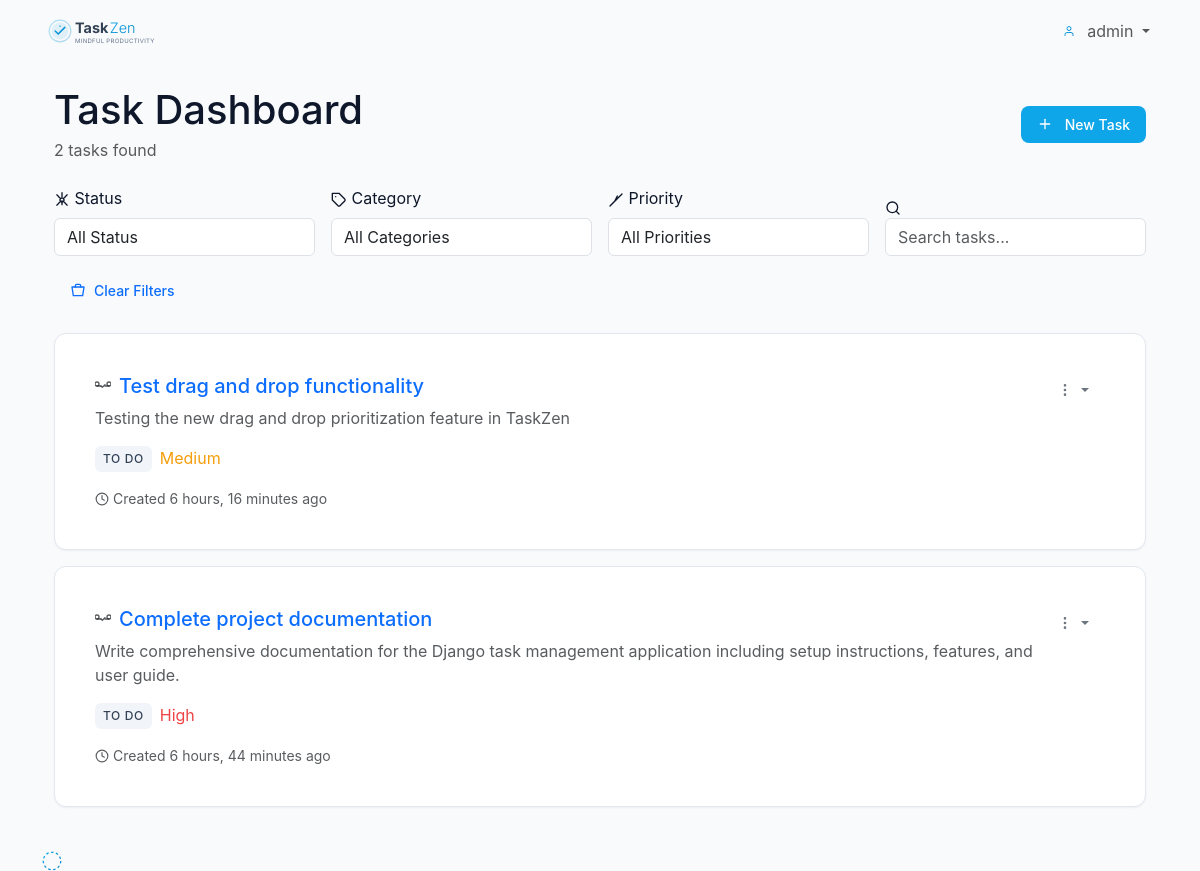
Page /tasks/ (signed in) on the committed database.
### tasks/models.py (models this page shows, shortened)
class Task(models.Model):
    PRIORITY_CHOICES = [
        ('low', 'Low'),
        ('medium', 'Medium'),
        ('high', 'High'),
        ('urgent', 'Urgent'),
    ]
    STATUS_CHOICES = [
        ('todo', 'To Do'),
        ('in_progress', 'In Progress'),
        ('completed', 'Completed'),
        ('cancelled', 'Cancelled'),
    ]
    title = models.CharField(max_length=200)
    description = models.TextField(blank=True)
    user = models.ForeignKey(User, on_delete=models.CASCADE, related_name='tasks')
    assigned_to = models.ForeignKey(User, on_delete=models.SET_NULL, null=True, blank=True, related_name='assigned_tasks')
    category = models.ForeignKey(Category, on_delete=models.SET_NULL, null=True, blank=True, related_name='tasks')
    priority = models.CharField(max_length=10, choices=PRIORITY_CHOICES, default='medium')
    status = models.CharField(max_length=15, choices=STATUS_CHOICES, default='todo')
    due_date = models.DateTimeField(null=True, blank=True)
    order = models.PositiveIntegerField(default=0)  # For drag-and-drop ordering
    created_at = models.DateTimeField(auto_now_add=True)
    updated_at = models.DateTimeField(auto_now=True)
    completed_at = models.DateTimeField(null=True, blank=True)
    class Meta:
        ordering = ['order', '-created_at']

### tasks/views.py (the view)
# urls.py: path('', lambda request: redirect('task_list')),
@login_required
def task_list(request):
    tasks = Task.objects.filter(user=request.user)
    categories = Category.objects.all()
    status_filter = request.GET.get('status')
    if status_filter:
        tasks = tasks.filter(status=status_filter)
    category_filter = request.GET.get('category')
    if category_filter:
        tasks = tasks.filter(category_id=category_filter)
    priority_filter = request.GET.get('priority')
    if priority_filter:
        tasks = tasks.filter(priority=priority_filter)
    context = {
        'tasks': tasks,
        'categories': categories,
        'status_filter': status_filter,
        'category_filter': category_filter,
        'priority_filter': priority_filter,
    }
    return render(request, 'tasks/task_list.html', context)

### templates/tasks/task_list.html (shortened to what this page needs)
{% extends 'base.html' %}
{% block content %}
<div class="container-fluid py-4">
    <div class="row">
        <div class="col-12 mb-4">
            <div class="d-flex justify-content-between align-items-center">
                <div>
                    <h1 class="mb-1">
                        {% if status_filter %}
                            {% if status_filter == 'in_progress' %}
                                In Progress Tasks
                            {% else %}
                                {{ status_filter|title }} Tasks
                            {% endif %}
                        {% elif category_filter %}
                            Category Tasks
                        {% else %}
                            Task Dashboard
                        {% endif %}
                    </h1>
                    <p class="text-muted mb-0">{{ tasks.count }} task{{ tasks.count|pluralize }} found</p>
                </div>
                <a href="{% url 'task_create' %}" class="btn btn-primary">
                    <svg width="16" height="16" viewBox="0 0 24 24" fill="none" stroke="currentColor" stroke-width="2" stroke-linecap="round" stroke-linejoin="round" class="me-2">
                        <line x1="12" y1="5" x2="12" y2="19"></line>
                        <line x1="5" y1="12" x2="19" y2="12"></line>
                    </svg>
                    New Task
                </a>
            </div>
        </div>
        <div class="col-12 mb-4">
            <div class="filter-section">
                <div class="row g-3 align-items-end">
                    <div class="col-md-3">
                        <label class="form-label">
                            <svg width="16" height="16" viewBox="0 0 24 24" fill="none" stroke="currentColor" stroke-width="2" stroke-linecap="round" stroke-linejoin="round">
                                <circle cx="12" cy="12" r="3"></circle>
                                <path d="M12 1v6m0 6v6"></path>
                                <path d="m15.5 8.5 4.24-4.24M4.26 19.74 8.5 15.5m7 0 4.24 4.24M4.26 4.26 8.5 8.5"></path>
                            </svg>
                            Status
                        </label>
                        <select id="status-filter" class="form-control">
                            <option value="">All Status</option>
                        </select>
                    </div>
                    <div class="col-md-3">
                        <label class="form-label">
                            <svg width="16" height="16" viewBox="0 0 24 24" fill="none" stroke="currentColor" stroke-width="2" stroke-linecap="round" stroke-linejoin="round">
                                <path d="M20.59 13.41l-7.17 7.17a2 2 0 0 1-2.83 0L2 12V2h10l8.59 8.59a2 2 0 0 1 0 2.82z"></path>
                                <line x1="7" y1="7" x2="7.01" y2="7"></line>
                            </svg>
                            Category
                        </label>
                        <select id="category-filter" class="form-control">
                            <option value="">All Categories</option>
                        </select>
                    </div>
                    <div class="col-md-3">
                        <label class="form-label">
                            <svg width="16" height="16" viewBox="0 0 24 24" fill="none" stroke="currentColor" stroke-width="2" stroke-linecap="round" stroke-linejoin="round">
                                <polygon points="14,6 10,14 21,3 3,21 10,14 14,6"></polygon>
                            </svg>
                            Priority
                        </label>
                        <select id="priority-filter" class="form-control">
                            <option value="">All Priorities</option>
                        </select>
                    </div>
                    <div class="col-md-3">
                        <div class="search-input">
                            <svg width="16" height="16" viewBox="0 0 24 24" fill="none" stroke="currentColor" stroke-width="2" stroke-linecap="round" stroke-linejoin="round" class="search-icon">
                                <circle cx="11" cy="11" r="8"></circle>
                                <path d="m21 21-4.35-4.35"></path>
                            </svg>
                            <input type="text" id="search-input" class="form-control" placeholder="Search tasks..." value="{{ request.GET.search }}">
                        </div>
                    </div>
                </div>
                <div class="row mt-3">
                    <div class="col-12">
                        <button type="button" onclick="clearFilters()" class="btn btn-outline-primary btn-sm">
                            <svg width="16" height="16" viewBox="0 0 24 24" fill="none" stroke="currentColor" stroke-width="2" stroke-linecap="round" stroke-linejoin="round" class="me-1">
                                <path d="M3 6h18l-2 13H5L3 6z"></path>
                                <path d="M8 6V4a2 2 0 0 1 2-2h4a2 2 0 0 1 2 2v2"></path>
                            </svg>
                            Clear Filters
                        </button>
                    </div>
                </div>
            </div>
        </div>
        <div class="col-12">
            <div class="task-dashboard">
                {% if tasks %}
                    <div id="task-list" class="task-list">
                        {% for task in tasks %}
                            <div class="task-card card priority-{{ task.priority }} {% if task.status == 'completed' %}status-completed{% endif %}" data-task-id="{{ task.id }}">
                                <div class="card-body">
                                    <div class="d-flex justify-content-between align-items-start">
                                        <div class="flex-grow-1">
                                            <div class="d-flex align-items-center mb-2">
                                                <h5 class="card-title mb-0">
                                                    <a href="{% url 'task_detail' task.pk %}" class="text-decoration-none">
                                                        {{ task.title }}
                                                    </a>
                                                </h5>
                                            </div>
                                            {% if task.description %}
                                                <p class="card-text text-muted mb-3">{{ task.description|truncatewords:20 }}</p>
                                            {% endif %}
                                            <div class="d-flex flex-wrap gap-2 mb-3">
                                                <span class="status-badge status-{% if task.status == 'in_progress' %}in-progress{% else %}{{ task.status }}{% endif %}">
                                                    {{ task.get_status_display }}
                                                </span>
                                                <span class="priority-badge priority-{{ task.priority }}-badge">
                                                    {{ task.get_priority_display }}
                                                </span>
                                            </div>
                                            <div class="d-flex align-items-center text-muted small">
                                                <svg width="14" height="14" viewBox="0 0 24 24" fill="none" stroke="currentColor" stroke-width="2" stroke-linecap="round" stroke-linejoin="round" class="me-1">
                                                    <circle cx="12" cy="12" r="10"></circle>
                                                    <polyline points="12,6 12,12 16,14"></polyline>
                                                </svg>
                                                Created {{ task.created_at|timesince }} ago
                                            </div>
                                        </div>
                                        <div class="dropdown">
                                            <button class="btn btn-sm btn-outline-secondary dropdown-toggle" type="button" data-bs-toggle="dropdown">
                                                <svg width="16" height="16" viewBox="0 0 24 24" fill="none" stroke="currentColor" stroke-width="2" stroke-linecap="round" stroke-linejoin="round">
                                                    <circle cx="12" cy="12" r="1"></circle>
                                                    <circle cx="12" cy="5" r="1"></circle>
                                                    <circle cx="12" cy="19" r="1"></circle>
                                                </svg>
                                            </button>
                                        </div>
                                    </div>
                                </div>
                            </div>
                        {% endfor %}
                    </div>
                {% else %}
                    <div class="empty-state">
                        <h3>No tasks found</h3>
                        <p>Create your first task to get started with TaskZen!</p>
                        <a href="{% url 'task_create' %}" class="btn btn-primary">Create Your First Task</a>
                    </div>
                {% endif %}
            </div>
        </div>
    </div>
</div>
<svg class="task-status-icon" viewBox="0 0 32 32" xmlns="http://www.w3.org/2000/svg">
  <defs>
    <linearGradient id="statusGradient" x1="0%" y1="0%" x2="100%" y2="100%">
      <stop offset="0%" style="stop-color:#0ea5e9"/>
      <stop offset="100%" style="stop-color:#0284c7"/>
    </linearGradient>
  </defs>
  {% if task.status == 'completed' %}
    <circle cx="16" cy="16" r="14" fill="none" stroke="url(#statusGradient)" stroke-width="2"/>
    <path d="M10 16L14 20L22 12" fill="none" stroke="url(#statusGradient)" stroke-width="2"
          stroke-linecap="round" stroke-linejoin="round"/>
  {% else %}
    <circle cx="16" cy="16" r="14" fill="none" stroke="url(#statusGradient)" stroke-width="2"
            stroke-dasharray="4 4"/>
  {% endif %}
</svg>
{% endblock %}

### templates/base.html (shortened to what this page needs)
{% load static %}
<!DOCTYPE html>
<html lang="en">
  <head>
    <link
      href="https://cdn.jsdelivr.net/npm/bootstrap@5.3.0/dist/css/bootstrap.min.css"
      rel="stylesheet"
    />
    <link href="{% static 'css/style.css' %}" rel="stylesheet" />
  </head>
  <body>
    <nav class="navbar navbar-expand-lg sticky-top">
      <div class="container">
        <a class="navbar-brand" href="{% url 'task_list' %}">
          <svg
            viewBox="0 0 200 60"
            xmlns="http://www.w3.org/2000/svg"
            class="me-2"
            width="120"
            height="36"
          >
            <g transform="translate(55, 15)">
              <text
                x="0"
                y="18"
                font-family="Inter, sans-serif"
                font-size="24"
                font-weight="700"
                fill="#334155"
              >
                Task
              </text>
              <text
                x="58"
                y="18"
                font-family="Inter, sans-serif"
                font-size="24"
                font-weight="300"
                fill="url(#logoGradient)"
              >
                Zen
              </text>
              <text
                x="0"
                y="35"
                font-family="Inter, sans-serif"
                font-size="10"
                font-weight="400"
                fill="#64748b"
                letter-spacing="0.05em"
              >
                MINDFUL PRODUCTIVITY
              </text>
            </g>
          </svg>
        </a>
        <div class="collapse navbar-collapse" id="navbarNav">
          <ul class="navbar-nav ms-auto">
            {% if user.is_authenticated %}
            <li class="nav-item dropdown">
              <a
                class="nav-link dropdown-toggle"
                href="#"
                role="button"
                data-bs-toggle="dropdown"
              >
                {{ user.username }}
              </a>
            </li>
            {% endif %}
          </ul>
        </div>
      </div>
    </nav>
    <div class="container">
       {% block content %}{% endblock %}
    </div>
  </body>
</html>

### rows in the picture
Task: title "Test drag and drop functionality", description "Testing the new drag and drop prioritization feature in TaskZen", status "TO DO", priority "Medium", created_at "6 hours, 16 minutes"
Task: title "Complete project documentation", description "Write comprehensive documentation for the Django task management application including setup instructions, features, and user guide.", status "TO DO", priority "High", created_at "6 hours, 44 minutes"

### other values in the picture
{{ user.username }} "admin"
{{ tasks.count }} "2"
